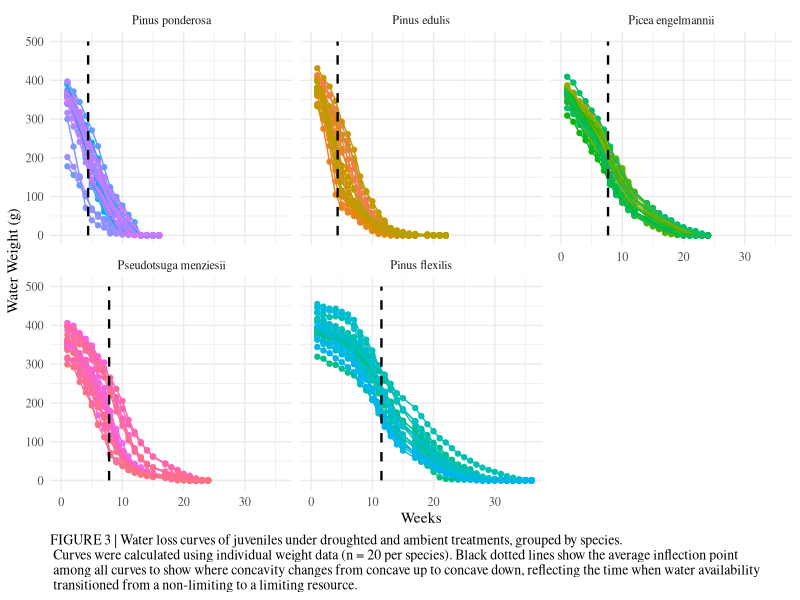

Write the R code that produced this figure.
#Data viz - weights
#Alexandra Lalor
#allielalor@arizona.edu
#allielalor@gmail.com
#First created: 2022-12-10
#Last updated: 2022-12-10

#load packages
library(tidyverse)
library(RColorBrewer)

#read csvs
Phase1_Data_All <- read_csv("data_analysis/Phase1_Data_All.csv")
#Phase1_Data_Weight  <- read_csv("data_analysis/Phase1_Data_Weight.csv")
#Phase1_Data_Weight_Avg  <- read_csv("data_analysis/Phase1_Data_Weight_Avg.csv")

Phase1_Data_All_w <- Phase1_Data_All %>%
  mutate(Legend = ScientificName)
Phase1_Data_All_w$Legend <- as.factor(Phase1_Data_All_w$Legend)
Phase1_Data_All_w <-
  transform(Phase1_Data_All_w, Legend = factor(Legend, levels = c("Pinus ponderosa", "Pinus edulis", "Picea engelmannii", "Pseudotsuga menziesii", "Pinus flexilis")))
levels(Phase1_Data_All_w$Legend)

#filter data
Phase1_Data_All_w <- Phase1_Data_All_w %>% 
  filter(Treatment_temp == "Ambient", Treatment_water == "Drought",
         !is.na(WaterWeight_Calc))

#make label for inflection point segment
Phase1_Data_All_w %>% 
  group_by(Legend) %>% 
  summarize(Stress_Week_Avg = mean(Stress_Week_Avg_Weight))

label <- data.frame(x = c(4.39, 4.32, 7.67, 7.82, 11.48),
                   Legend = factor(c("Pinus ponderosa","Pinus edulis", "Picea engelmannii", "Pseudotsuga menziesii", "Pinus flexilis"), 
                                   levels = c("Pinus ponderosa", "Pinus edulis", "Picea engelmannii", "Pseudotsuga menziesii", "Pinus flexilis")))

#define custom color scale
myColorsPaired <- c("#6A3D9A", "#CAB2D6", "#FF7F00", "#FDBF6F",  "#33A02C", "#B2DF8A", "#E31A1C", "#FB9A99", "#1F78B4", "#A6CEE3")
myColorsDark <- c("#6A3D9A", "#FF7F00", "#33A02C", "#E31A1C", "#1F78B4")
myColorsLight <- c("#CAB2D6", "#FDBF6F", "#B2DF8A", "#FB9A99", "#A6CEE3")
names(myColorsPaired) <- levels(Phase1_Data_All_w$Legend)
names(myColorsDark) <- levels(Phase1_Data_All_w$Legend)
names(myColorsLight) <- levels(Phase1_Data_All_w$Legend)

custom_colors <- scale_colour_manual(values = myColorsLight)
custom_colors_fill <- scale_fill_manual(values = myColorsDark)

#Graph
Phase1_Data_All_w %>% 
  ggplot(aes(x = Week,
             y = WaterWeight_Calc,
             color = SpeciesID)) +
  geom_point() +
  geom_line() +
  geom_segment(data = label,
               aes(x = x, xend = x,
                   y = 0, yend = 500),
               color = "black",
               linetype = "dashed",
               size = 0.8) +
  ylim(0, 500) +
  xlim(0, 36) +
  facet_wrap(~Legend) +
  xlab("Weeks") +
  ylab("Water Weight (g)") +
  labs(caption = "FIGURE 3 | Water loss curves of juveniles under droughted and ambient treatments, grouped by species. \n Curves were calculated using individual weight data (n = 20 per species). Black dotted lines show the average inflection point \n among all curves to show where concavity changes from concave up to concave down, reflecting the time when water availability \n transitioned from a non-limiting to a limiting resource.") +
  #custom_colors +
  theme_minimal() +
  theme(legend.position="none",
        text = element_text(family = "serif"),
        plot.caption = element_text(hjust = 0,
                                    family = "serif",
                                    #face = "bold",
                                    size = 10))
